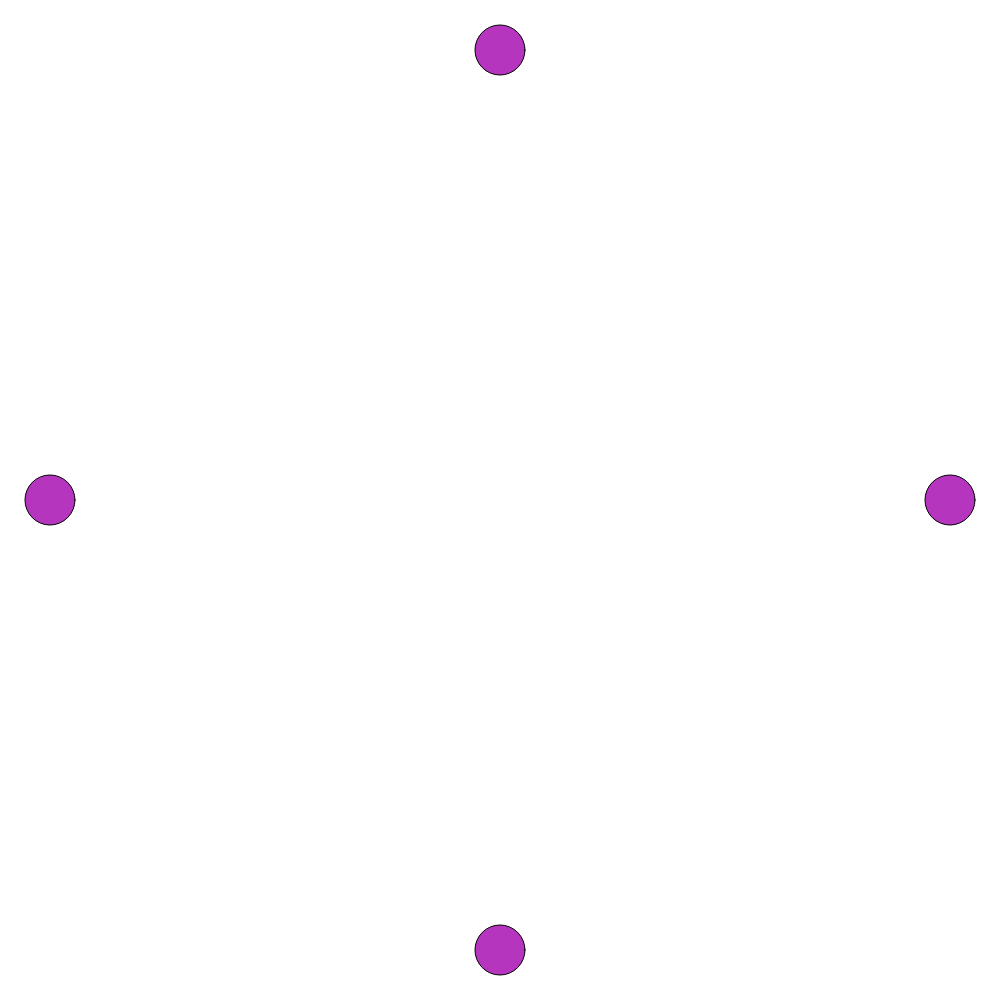
Frame 1 (no input)
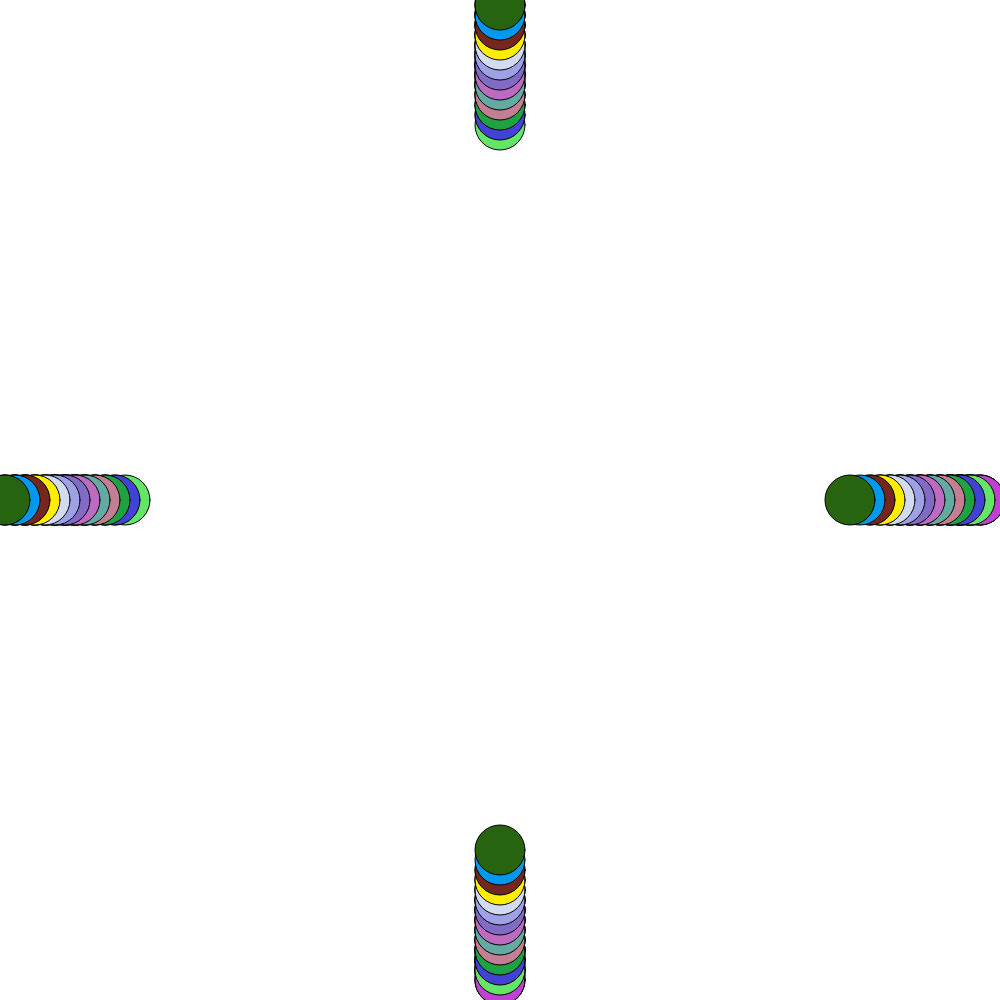
Frame 60 (no input)
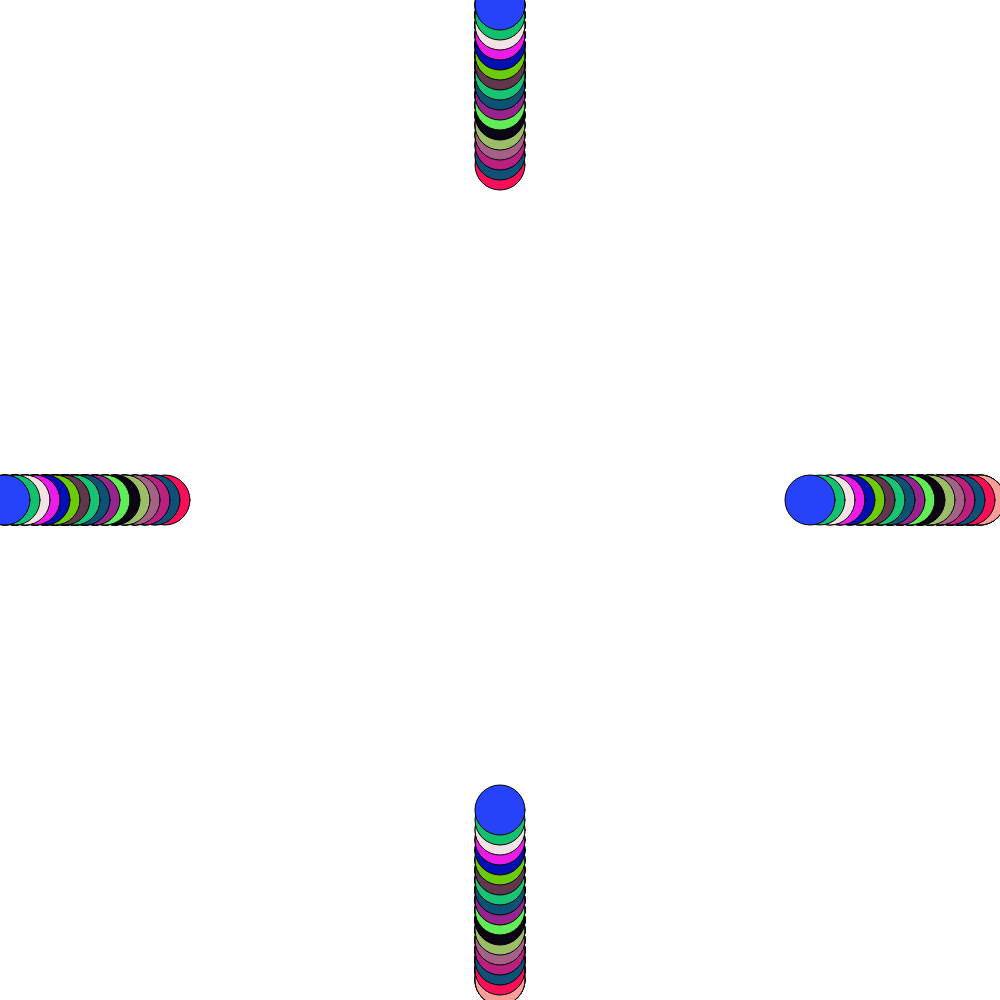
Frame 120 (the mouse pressed at the canvas centre since frame 60)

The p5.js sketch that drew these frames (run headless with seeded random() and noise() and a simulated clock; from frame 60 on, the mouse is pressed at the canvas centre):

// p5.js sketch
// ── sketch.js
var x = 50
var speed = 5
var y = 50
var x2 = 950;
var y2 = 950


function setup() {
  createCanvas (1000,1000)
  
}

function draw() {
  //(97,243,165)
  
  fill(random (255), random (255),random(255));
  ellipse(x,500,50,50)
  ellipse(x2,500,50,50)
  ellipse(500,y,50,50)
  ellipse(500,y2,50,50)
  
  if (x > 975){
    speed = -10;
  }
  
  if (x < 15){
    speed = 10;
  }
  x = x + speed 
  
  if (y > 975){
    speed = -10;
  }
  
  if (y < 15){
    speed = 10
  }
  y = y + speed


if( x2 > 975){
  speed = -10;
}

if(x2 < 15){
  speed = 10;
}
 
 x2 = x2 + speed
 
if(y2 > 975){
  speed = -10;
}

if(y2 < 15){
  speed = 10;
}
y2 = y2 + speed
}
